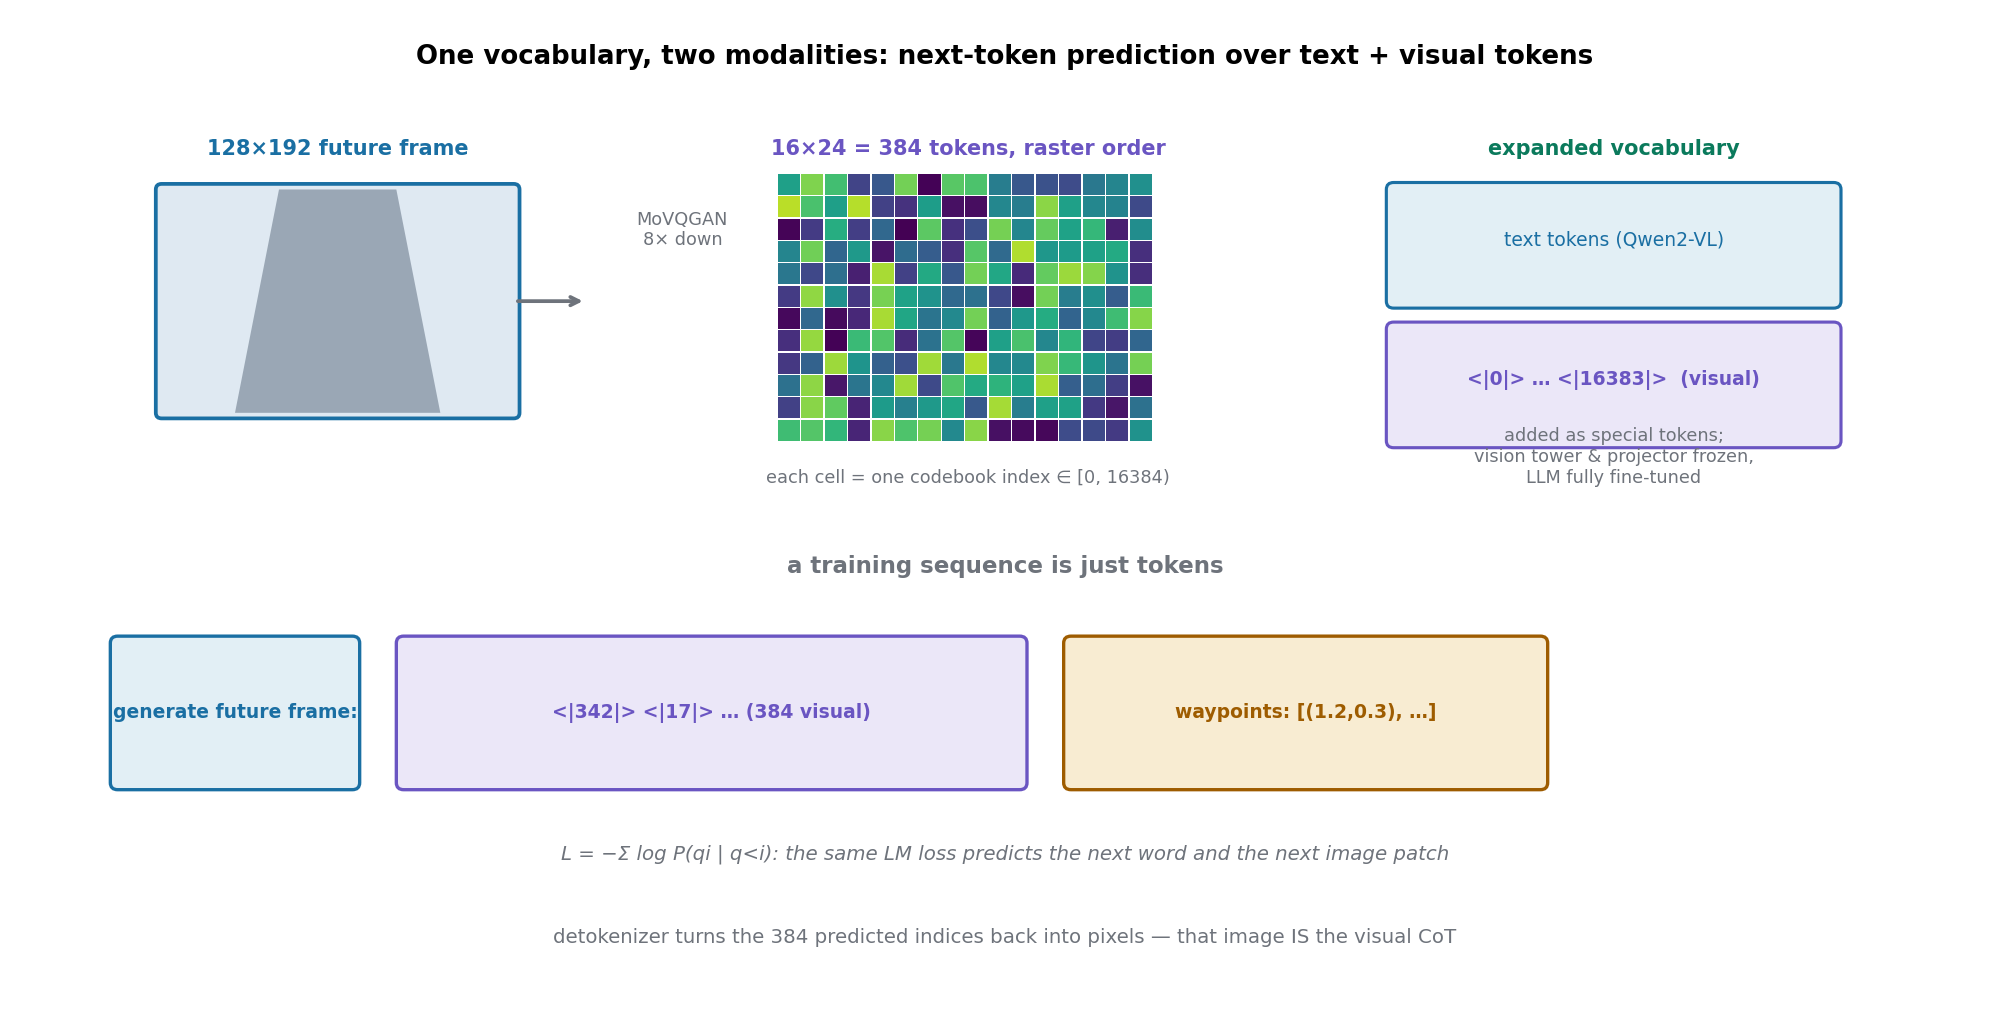

Here is the Python script that generated this plot:
# -*- coding: utf-8 -*-
"""fig-vocab.py: how FSDrive turns an MLLM into a visual generator.
(1) MoVQGAN quantizes a 128x192 future frame (8x downsample) into 16x24 = 384
discrete tokens from a 16384-entry codebook.
(2) The LLM vocabulary is expanded with <|0|>...<|16383|> special tokens.
(3) Training/inference is plain next-token prediction over a mixed sequence:
text prompt -> 384 visual tokens -> waypoint text.
"""
import matplotlib
matplotlib.use("Agg")
import matplotlib.pyplot as plt
import matplotlib.patches as mpatches
import numpy as np

plt.rcParams["font.family"] = "sans-serif"
plt.rcParams["axes.unicode_minus"] = False

WIRE = "#6e737b"
IN, IN_F = "#1a6fa3", "#e2eff5"
OP, OP_F = "#0b7a5c", "#dcf2e8"
ALT, ALT_F = "#6a55c2", "#ebe7f8"
OUT, OUT_F = "#9e5c00", "#f8ecd2"

fig = plt.figure(figsize=(13.5, 7.0))
ax = fig.add_subplot(111)
ax.set_xlim(0, 13.5); ax.set_ylim(0, 7.2); ax.axis("off")

ax.text(6.75, 6.85, "One vocabulary, two modalities: next-token prediction over text + visual tokens",
        fontsize=12.5, weight="bold", ha="center")

# ---- left: quantization ----
ax.text(2.2, 6.2, "128×192 future frame", fontsize=10, weight="bold", color=IN, ha="center")
fr = mpatches.FancyBboxPatch((1.0, 4.35), 2.4, 1.6, boxstyle="round,pad=0.04",
                             facecolor="#dfe9f2", edgecolor=IN, linewidth=1.8)
ax.add_patch(fr)
road = plt.Polygon([[1.5, 4.35], [2.9, 4.35], [2.6, 5.95], [1.8, 5.95]], closed=True,
                   facecolor="#9aa7b5", edgecolor="none")
ax.add_patch(road)
ax.annotate("", xy=(3.9, 5.15), xytext=(3.4, 5.15),
            arrowprops=dict(arrowstyle="->", color=WIRE, lw=1.8))
ax.text(4.55, 5.55, "MoVQGAN\n8× down", ha="center", fontsize=8.5, color=WIRE)

# token grid 16x24 schematic (draw 8x12 cells to suggest it)
gx, gy, cw, chh = 5.2, 4.15, 0.16, 0.16
rng = np.random.default_rng(7)
for r in range(12):
    for c in range(16):
        col = plt.cm.viridis(rng.random() * 0.9)
        sq = mpatches.Rectangle((gx + c*cw, gy + (11-r)*chh), cw*0.94, chh*0.94,
                                facecolor=col, edgecolor="none")
        ax.add_patch(sq)
ax.text(6.5, 6.2, "16×24 = 384 tokens, raster order", fontsize=10, weight="bold", color=ALT, ha="center")
ax.text(6.5, 3.85, "each cell = one codebook index ∈ [0, 16384)", fontsize=8.5, color=WIRE, ha="center")

# ---- right: vocab ----
ax.text(10.9, 6.2, "expanded vocabulary", fontsize=10, weight="bold", color=OP, ha="center")
b1 = mpatches.FancyBboxPatch((9.4, 5.15), 3.0, 0.8, boxstyle="round,pad=0.05",
                             facecolor=IN_F, edgecolor=IN, linewidth=1.5)
ax.add_patch(b1)
ax.text(10.9, 5.55, "text tokens (Qwen2-VL)", ha="center", fontsize=9, color=IN)
b2 = mpatches.FancyBboxPatch((9.4, 4.15), 3.0, 0.8, boxstyle="round,pad=0.05",
                             facecolor=ALT_F, edgecolor=ALT, linewidth=1.5)
ax.add_patch(b2)
ax.text(10.9, 4.55, "<|0|> … <|16383|>  (visual)", ha="center", fontsize=9, color=ALT, weight="bold")
ax.text(10.9, 3.85, "added as special tokens;\nvision tower & projector frozen,\nLLM fully fine-tuned", fontsize=8.5, color=WIRE, ha="center")

# ---- bottom: mixed sequence ----
ax.text(6.75, 3.2, "a training sequence is just tokens", fontsize=11, weight="bold", ha="center", color=WIRE)
segs = [("generate future frame:", IN_F, IN, 1.6), ("<|342|> <|17|> … (384 visual)", ALT_F, ALT, 4.2),
        ("waypoints: [(1.2,0.3), …]", OUT_F, OUT, 3.2)]
x = 0.7
for txt, face, edge, w in segs:
    r = mpatches.FancyBboxPatch((x, 1.7), w, 1.0, boxstyle="round,pad=0.05",
                                facecolor=face, edgecolor=edge, linewidth=1.6)
    ax.add_patch(r)
    ax.text(x + w/2, 2.2, txt, ha="center", va="center", fontsize=9, color=edge, weight="bold")
    x += w + 0.35
ax.text(6.75, 1.15, "L = −Σ log P(qi | q<i): the same LM loss predicts the next word and the next image patch",
        fontsize=9.5, color=WIRE, ha="center", style="italic")
ax.text(6.75, 0.55, "detokenizer turns the 384 predicted indices back into pixels — that image IS the visual CoT",
        fontsize=9.5, color=WIRE, ha="center")

fig.tight_layout()
fig.savefig("/home/hatch/workspace/your_files/paper-xray-100/papers/072-Agent-futuresightdrive/fig-vocab.png",
            dpi=150, bbox_inches="tight")
print("saved")
